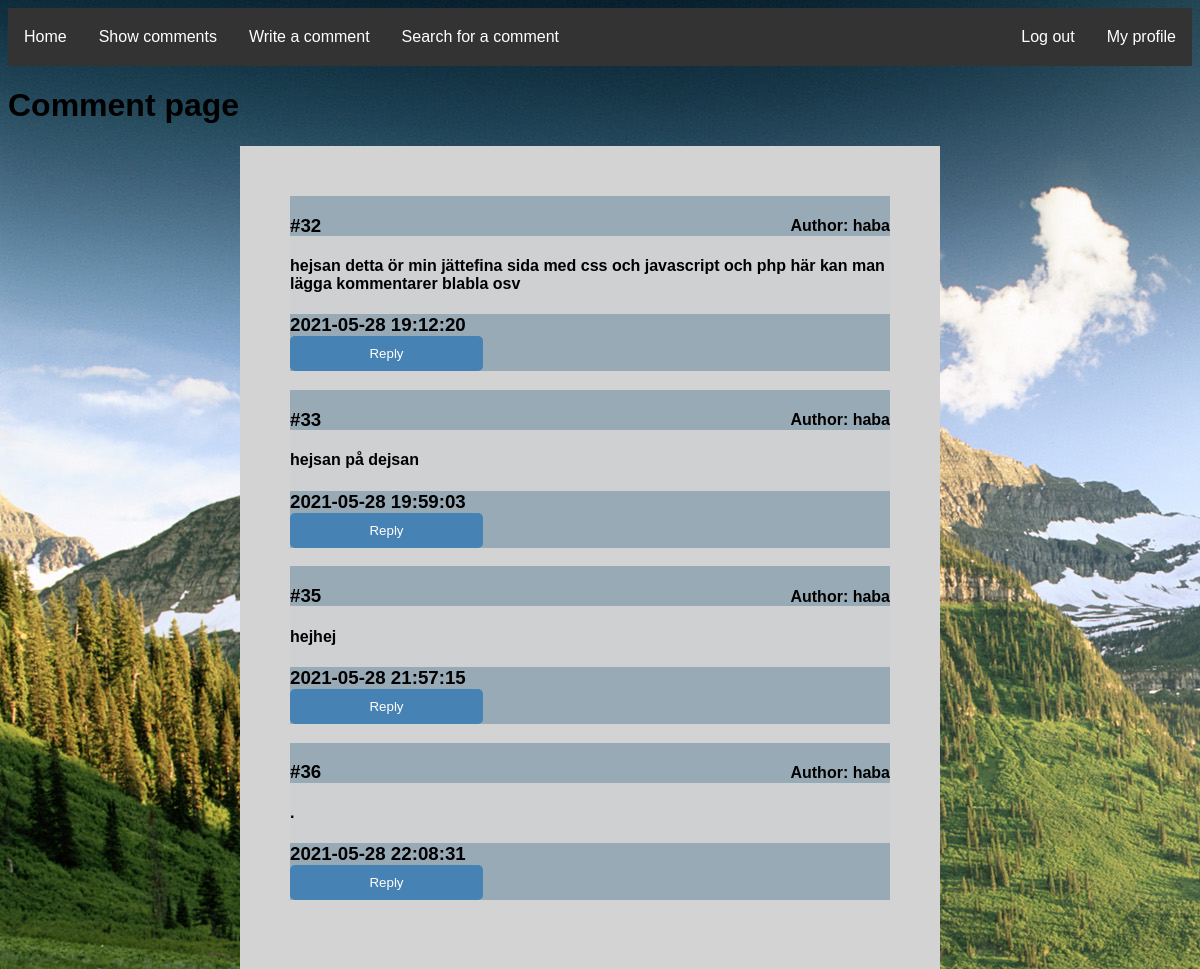
The page /comments.php (signed in) on the database as committed earlier.
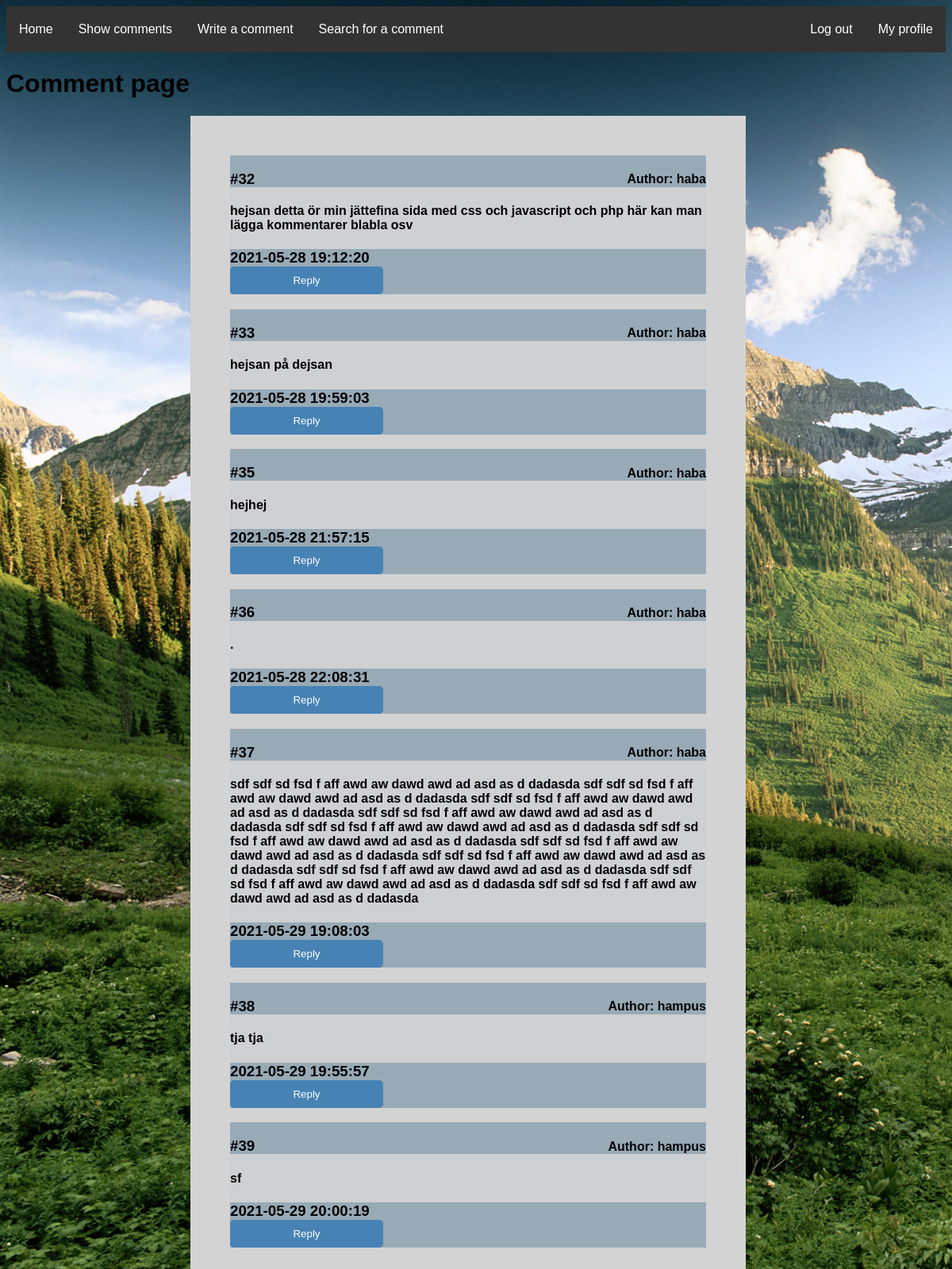
The same page on the database as committed later.
### tables this page shows
CREATE TABLE "Comments" (
	"commentID"	INTEGER,
	"userId"	INTEGER,
	"comment"	TEXT,
	"date"	TEXT,
	"answerCommentID"	INTEGER,
	PRIMARY KEY("commentID" AUTOINCREMENT)
);

CREATE TABLE "User" (
	"userId"	INTEGER,
	"username"	TEXT,
	"email"	TEXT,
	"passwordhash"	TEXT,
	"salt"	TEXT,
	PRIMARY KEY("userId" AUTOINCREMENT)
);

### db/Comments/dbComments.php (the view, shortened to what this page needs)
<?php
function FindUsernameFromComments($userId) {
    $db = new SQLite3("db/labb2db.db");
    $sql = "SELECT * FROM 'User' WHERE userId = :userId";
    $stmt = $db->prepare($sql);
    $stmt->bindParam(':userId', $userId, SQLITE3_TEXT);
    $result = $stmt->execute();
    $row = $result->fetchArray();
    return $row['username'];
}
function Show(){
$db = new SQLite3("db/labb2db.db");
$result = $db->query("SELECT comment, commentID, userId, date FROM 'Comments' ORDER BY commentID");
echo "<div class='formDiv' id='commentPageDiv'>";
while ($row = $result->fetchArray())
{
    echo "<div class='commentBox'>
    <div class='commentTop'>
    <h3 id='idNum'> #" . $row['commentID'] . "</h3> <h4 id='idName'> Author: " . FindUsernameFromComments($row['userId']) . "</h4>
    </div>
    <div class='commentMid'>
    <h4>" . $row['comment'] . "</h4>
    </div>
    <div class='commentBottom'>
    <h3>" . $row['date'] . "<form action='answerComment.php' method='post'>" ."<button name='reply' type='submit' value=" . $row['userId'] . ">Reply</button> " ."</form>" . "</h3>
    </div>
    </div>";
}
echo "</div>";
}
?>

### comments.php (shortened to what this page needs)
<!DOCTYPE html>
<html>
<head>
    <link rel="stylesheet" href="./css/style.css">
</head>
<body>
    <?php
include "html/_header.php";
?>
<div class="box" id="boxComment">
    <h1>Comment page </h1>
</div>
<?php
     echo "<div id='center'>";
    include "db/Comments/dbComments.php";
    Show();
    echo "</div>";
    ?>

### html/_header.php (shortened to what this page needs)
<ul>
        <li><a href="index.php">Home</a></li>
        <li><a href="comments.php">Show comments</a></li>
        <li><a href="writeComment.php">Write a comment</a></li>
        <li><a href="searchPage.php">Search for a comment</a></li>
        <?php
        if(isset($_SESSION['username'])){
            echo "<li style='float: right;'><a href='profile.php'>My profile</a></li>
            <li class='right'><a href='db/Login_Register/logout_process.php'>Log out</a></li>";
        }
        ?>
    </ul>

### css/style.css (style rules this page uses)
body { background: rgb(138, 169, 194); font-family:Arial, Helvetica, sans-serif; background-image: url(../img/1620466604326.jpg); }
*, *::before, *::after { box-sizing: border-box; }
button { padding: 10px 30px; border: none; background-color: steelblue; display: inline-block; color: white; border-radius: 5px; width: 193px; transition-duration: 0.4s; }
ul { list-style-type: none; margin: 0; padding: 0; overflow: hidden; background-color: #333; }
li { float: left; }
li a { display: block; color: white; text-align: center; padding: 20px 16px; text-decoration: none; }
#idNum { display: inline-block; margin-right: 300px; }
#idName { float: right; }
.commentBox { width: 600px; background-color: rgba(203, 207, 209, 0.658); padding: 0%; }
.commentTop { background-color: rgba(93, 129, 153, 0.479); height: 40px; }
.commentMid { width: 600px; }
.commentBottom { background-color: rgba(93, 129, 153, 0.479); }
#center { position: absolute; left: 20%; }
.right { float: right; }
.formDiv { background-color: lightgray; width: 294px; min-height: 400px; padding: 50px 50px; }
#commentPageDiv { width: 700px; }

Rows that differ between the two databases and show on the page:
added comments: commentID "37", userId.username "haba", comment "sdf sdf sd fsd f aff awd aw dawd awd ad asd as d dadasda sdf sdf sd fsd f aff awd aw dawd awd ad asd as d dadasda sdf sdf sd fsd f aff awd aw dawd awd ad asd as d dadasda sdf sdf sd fsd f aff awd aw dawd awd ad asd as d dadasda sdf sdf sd fsd f aff awd aw dawd awd ad asd as d dadasda sdf sdf sd fsd f aff awd aw dawd awd ad asd as d dadasda sdf sdf sd fsd f aff awd aw dawd awd ad asd as d dadasda sdf sdf sd fsd f aff awd aw dawd awd ad asd as d dadasda sdf sdf sd fsd f aff awd aw dawd awd ad asd as d dadasda sdf sdf sd fsd f aff awd aw dawd awd ad asd as d dadasda sdf sdf sd fsd f aff awd aw dawd awd ad asd as d dadasda", date "2021-05-29 19:08:03"
added comments: commentID "38", userId.username "hampus", comment "tja tja", date "2021-05-29 19:55:57"
added comments: commentID "39", userId.username "hampus", comment "sf", date "2021-05-29 20:00:19"
